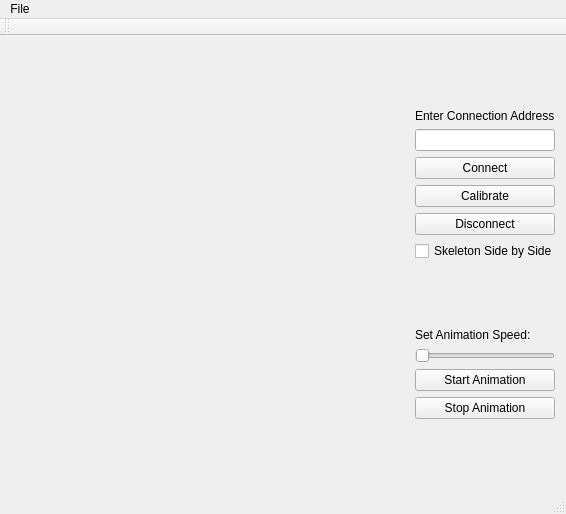
<?xml version="1.0" encoding="UTF-8"?>
<ui version="4.0">
 <author>Hugo Muller</author>
 <class>Build1Class</class>
 <widget class="QMainWindow" name="Build1Class">
  <property name="geometry">
   <rect>
    <x>0</x>
    <y>0</y>
    <width>566</width>
    <height>514</height>
   </rect>
  </property>
  <property name="sizePolicy">
   <sizepolicy hsizetype="MinimumExpanding" vsizetype="MinimumExpanding">
    <horstretch>1</horstretch>
    <verstretch>1</verstretch>
   </sizepolicy>
  </property>
  <property name="windowTitle">
   <string>VisioTherapy</string>
  </property>
  <widget class="QWidget" name="centralWidget">
   <property name="sizePolicy">
    <sizepolicy hsizetype="MinimumExpanding" vsizetype="MinimumExpanding">
     <horstretch>0</horstretch>
     <verstretch>0</verstretch>
    </sizepolicy>
   </property>
   <layout class="QHBoxLayout" name="horizontalLayout_2">
    <item>
     <layout class="QHBoxLayout" name="horizontalLayout" stretch="1,1">
      <item>
       <layout class="QVBoxLayout" name="verticalLayout"/>
      </item>
      <item>
       <layout class="QVBoxLayout" name="verticalLayout_3">
        <property name="sizeConstraint">
         <enum>QLayout::SetFixedSize</enum>
        </property>
        <item>
         <spacer name="verticalSpacer_5">
          <property name="orientation">
           <enum>Qt::Vertical</enum>
          </property>
          <property name="sizeHint" stdset="0">
           <size>
            <width>20</width>
            <height>40</height>
           </size>
          </property>
         </spacer>
        </item>
        <item>
         <widget class="QLabel" name="label">
          <property name="sizePolicy">
           <sizepolicy hsizetype="Maximum" vsizetype="Maximum">
            <horstretch>0</horstretch>
            <verstretch>0</verstretch>
           </sizepolicy>
          </property>
          <property name="maximumSize">
           <size>
            <width>140</width>
            <height>16777215</height>
           </size>
          </property>
          <property name="text">
           <string>Enter Connection Address:</string>
          </property>
         </widget>
        </item>
        <item>
         <widget class="QLineEdit" name="Txt_Connect">
          <property name="sizePolicy">
           <sizepolicy hsizetype="Maximum" vsizetype="Maximum">
            <horstretch>0</horstretch>
            <verstretch>0</verstretch>
           </sizepolicy>
          </property>
          <property name="maximumSize">
           <size>
            <width>140</width>
            <height>16777215</height>
           </size>
          </property>
         </widget>
        </item>
        <item>
         <widget class="Connect" name="Btn_Connect">
          <property name="maximumSize">
           <size>
            <width>140</width>
            <height>16777215</height>
           </size>
          </property>
          <property name="text">
           <string>Connect</string>
          </property>
         </widget>
        </item>
        <item>
         <widget class="QPushButton" name="Btn_Calibrate">
          <property name="maximumSize">
           <size>
            <width>140</width>
            <height>16777215</height>
           </size>
          </property>
          <property name="text">
           <string>Calibrate</string>
          </property>
         </widget>
        </item>
        <item>
         <widget class="QPushButton" name="Btn_Disconnect">
          <property name="maximumSize">
           <size>
            <width>140</width>
            <height>16777215</height>
           </size>
          </property>
          <property name="text">
           <string>Disconnect</string>
          </property>
         </widget>
        </item>
        <item>
         <widget class="QCheckBox" name="checkBox">
          <property name="minimumSize">
           <size>
            <width>140</width>
            <height>20</height>
           </size>
          </property>
          <property name="maximumSize">
           <size>
            <width>140</width>
            <height>16777215</height>
           </size>
          </property>
          <property name="text">
           <string>Skeleton Side by Side</string>
          </property>
         </widget>
        </item>
        <item>
         <spacer name="verticalSpacer">
          <property name="orientation">
           <enum>Qt::Vertical</enum>
          </property>
          <property name="sizeHint" stdset="0">
           <size>
            <width>20</width>
            <height>40</height>
           </size>
          </property>
         </spacer>
        </item>
        <item>
         <widget class="QLabel" name="label_3">
          <property name="text">
           <string>Set Animation Speed:</string>
          </property>
         </widget>
        </item>
        <item>
         <widget class="QSlider" name="horizontalSlider">
          <property name="sizePolicy">
           <sizepolicy hsizetype="Expanding" vsizetype="Fixed">
            <horstretch>0</horstretch>
            <verstretch>0</verstretch>
           </sizepolicy>
          </property>
          <property name="maximumSize">
           <size>
            <width>140</width>
            <height>16777215</height>
           </size>
          </property>
          <property name="layoutDirection">
           <enum>Qt::LeftToRight</enum>
          </property>
          <property name="minimum">
           <number>1</number>
          </property>
          <property name="maximum">
           <number>5</number>
          </property>
          <property name="singleStep">
           <number>1</number>
          </property>
          <property name="pageStep">
           <number>1</number>
          </property>
          <property name="value">
           <number>1</number>
          </property>
          <property name="orientation">
           <enum>Qt::Horizontal</enum>
          </property>
          <property name="invertedAppearance">
           <bool>false</bool>
          </property>
          <property name="invertedControls">
           <bool>true</bool>
          </property>
         </widget>
        </item>
        <item>
         <widget class="QPushButton" name="Btn_Animate">
          <property name="maximumSize">
           <size>
            <width>140</width>
            <height>16777215</height>
           </size>
          </property>
          <property name="text">
           <string>Start Animation</string>
          </property>
         </widget>
        </item>
        <item>
         <widget class="QPushButton" name="Btn_Stop">
          <property name="maximumSize">
           <size>
            <width>140</width>
            <height>16777215</height>
           </size>
          </property>
          <property name="text">
           <string>Stop Animation</string>
          </property>
         </widget>
        </item>
        <item>
         <spacer name="verticalSpacer_2">
          <property name="orientation">
           <enum>Qt::Vertical</enum>
          </property>
          <property name="sizeHint" stdset="0">
           <size>
            <width>20</width>
            <height>40</height>
           </size>
          </property>
         </spacer>
        </item>
       </layout>
      </item>
     </layout>
    </item>
   </layout>
  </widget>
  <widget class="QMenuBar" name="menuBar">
   <property name="geometry">
    <rect>
     <x>0</x>
     <y>0</y>
     <width>566</width>
     <height>21</height>
    </rect>
   </property>
   <widget class="QMenu" name="menuFile">
    <property name="title">
     <string>File</string>
    </property>
    <addaction name="actionOpen"/>
    <addaction name="actionClose"/>
   </widget>
   <addaction name="menuFile"/>
  </widget>
  <widget class="QToolBar" name="mainToolBar">
   <attribute name="toolBarArea">
    <enum>TopToolBarArea</enum>
   </attribute>
   <attribute name="toolBarBreak">
    <bool>false</bool>
   </attribute>
  </widget>
  <widget class="QStatusBar" name="statusBar"/>
  <action name="actionOpen">
   <property name="text">
    <string>Open</string>
   </property>
  </action>
  <action name="actionClose">
   <property name="text">
    <string>Close</string>
   </property>
   <property name="toolTip">
    <string>Close the program</string>
   </property>
  </action>
 </widget>
 <layoutdefault spacing="6" margin="11"/>
 <customwidgets>
  <customwidget>
   <class>Connect</class>
   <extends>QPushButton</extends>
   <header>Connect.h</header>
  </customwidget>
 </customwidgets>
 <resources>
  <include location="build1.qrc"/>
 </resources>
 <connections/>
</ui>
